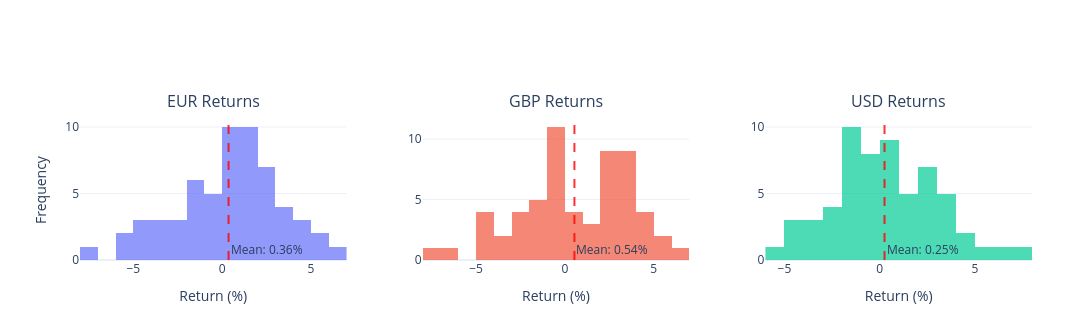

The notebook cell saved with this chart:
### Code cell
# Plot returns distribution using Portfolio method
fig = portfolio.plot_returns_distribution(returns)
fig.show()

# Return statistics
print("\nReturn Statistics (Monthly):")
stats = pd.DataFrame({
    'Mean (%)': returns.mean() * 100,
    'Std Dev (%)': returns.std() * 100,
    'Min (%)': returns.min() * 100,
    'Max (%)': returns.max() * 100
})
print(stats)

### Figure 1 — Plotly figure (JSON) as saved in the notebook; plotly's stock layout.template omitted (floating-point values rounded to 4 significant figures)
{"data": [{"hovertemplate": "Return: %{x:.2f}%<br>Count: %{y}<extra></extra>", "marker": {"color": "#636EFA"}, "name": "EUR", "nbinsx": 20, "opacity": 0.7, "showlegend": false, "type": "histogram", "x": [-1.829, -4.129, -2.853, -1.105, -0.4763, 0.7884, 0.09198, 2.98, 3.71, -0.9466, 4.671, 6.221, -0.8745, 0.6724, 2.263, 1.095, -2.916, 0.3033, -0.5462, 0.8533, 3.107, 3.742, 1.605, 1.297, 5.507, -1.506, -1.791, 1.827, 1.48, -1.622, 2.235, 2.795, -0.01342, 0.1231, 0.8923, 1.386, 1.871, -2.015, 1.592, 4.726, -4.502, 3.174, 2.884, 0.2456, 5.483, -4.764, -3.632, -5.558, 2.111, 4.972, 0.9989, 1.031, -3.277, -3.471, -5.041, -1.836, 1.467, 2.651, 0.7082, -7.27], "xaxis": "x", "yaxis": "y"}, {"hovertemplate": "Return: %{x:.2f}%<br>Count: %{y}<extra></extra>", "marker": {"color": "#EF553B"}, "name": "GBP", "nbinsx": 20, "opacity": 0.7, "showlegend": false, "type": "histogram", "x": [-0.9815, -4.555, -6.49, -0.6292, 2.904, 4.335, 6.313, 1.196, 2.282, 0.2159, -0.4648, 2.908, 3.118, -1.425, 1.43, 3.981, 2.355, 3.128, -4.806, 1.133, 2.558, 3.522, -0.9031, 2.315, -2.11, -2.579, 3.63, -3.302, 4.367, 0.2936, -1.493, 2.353, -0.9682, 3.817, 3.162, -4.148, -0.3235, 0.6341, 0.7245, 2.832, -0.6893, 4.684, 5.105, 5.039, 3.537, -3.711, -0.2612, -1.397, -1.78, 4.431, -0.976, -0.8195, -7.047, -0.1144, -2.186, -2.284, 2.7, 3.641, -1.872, -4.142], "xaxis": "x2", "yaxis": "y2"}, {"hovertemplate": "Return: %{x:.2f}%<br>Count: %{y}<extra></extra>", "marker": {"color": "#00CC96"}, "name": "USD", "nbinsx": 20, "opacity": 0.7, "showlegend": false, "type": "histogram", "x": [0.006635, -3.822, -3.247, -1.949, -4.404, 1.271, 3.272, -0.8007, 0.4018, -1.442, 3.878, 2.309, -3.833, 1.007, -1.526, 3.235, -1.728, 1.582, -2.224, 2.926, -0.004534, 6.129, 2.202, 4.548, -1.344, -1.846, -2.072, 0.4393, 3.22, -0.1637, 0.3083, -1.075, 0.04423, -0.9483, 0.3017, 1.682, -2.81, 3.961, 1.239, 5.583, -0.4935, 7.533, 2.499, 0.2388, 2.369, -4.573, -2.471, -4.137, -1.01, 4.703, -0.6822, -0.7386, -5.234, -1.062, -1.905, 2.894, -0.8743, 2.898, 0.6864, 0.3168], "xaxis": "x3", "yaxis": "y3"}], "layout": {"annotations": [{"font": {"size": 16}, "showarrow": false, "text": "EUR Returns", "x": 0.14, "xanchor": "center", "xref": "paper", "y": 1.04, "yanchor": "bottom", "yref": "paper"}, {"font": {"size": 16}, "showarrow": false, "text": "GBP Returns", "x": 0.5, "xanchor": "center", "xref": "paper", "y": 1.04, "yanchor": "bottom", "yref": "paper"}, {"font": {"size": 16}, "showarrow": false, "text": "USD Returns", "x": 0.86, "xanchor": "center", "xref": "paper", "y": 1.04, "yanchor": "bottom", "yref": "paper"}, {"showarrow": false, "text": "Mean: 0.36%", "x": 0.3598, "xanchor": "left", "xref": "x", "y": 0, "yanchor": "bottom", "yref": "y domain"}, {"showarrow": false, "text": "Mean: 0.54%", "x": 0.5364, "xanchor": "left", "xref": "x2", "y": 0, "yanchor": "bottom", "yref": "y2 domain"}, {"showarrow": false, "text": "Mean: 0.25%", "x": 0.2544, "xanchor": "left", "xref": "x3", "y": 0, "yanchor": "bottom", "yref": "y3 domain"}], "height": 320, "margin": {"b": 60, "l": 80, "r": 60, "t": 120}, "shapes": [{"line": {"color": "red", "dash": "dash", "width": 2}, "opacity": 0.8, "type": "line", "x0": 0.3598, "x1": 0.3598, "xref": "x", "y0": 0, "y1": 1, "yref": "y domain"}, {"line": {"color": "red", "dash": "dash", "width": 2}, "opacity": 0.8, "type": "line", "x0": 0.5364, "x1": 0.5364, "xref": "x2", "y0": 0, "y1": 1, "yref": "y2 domain"}, {"line": {"color": "red", "dash": "dash", "width": 2}, "opacity": 0.8, "type": "line", "x0": 0.2544, "x1": 0.2544, "xref": "x3", "y0": 0, "y1": 1, "yref": "y3 domain"}], "showlegend": false, "width": 1200, "xaxis": {"anchor": "y", "domain": [0, 0.28], "title": {"text": "Return (%)"}}, "xaxis2": {"anchor": "y2", "domain": [0.36, 0.64], "title": {"text": "Return (%)"}}, "xaxis3": {"anchor": "y3", "domain": [0.72, 1], "title": {"text": "Return (%)"}}, "yaxis": {"anchor": "x", "domain": [0, 1], "title": {"text": "Frequency"}}, "yaxis2": {"anchor": "x2", "domain": [0, 1]}, "yaxis3": {"anchor": "x3", "domain": [0, 1]}}}
